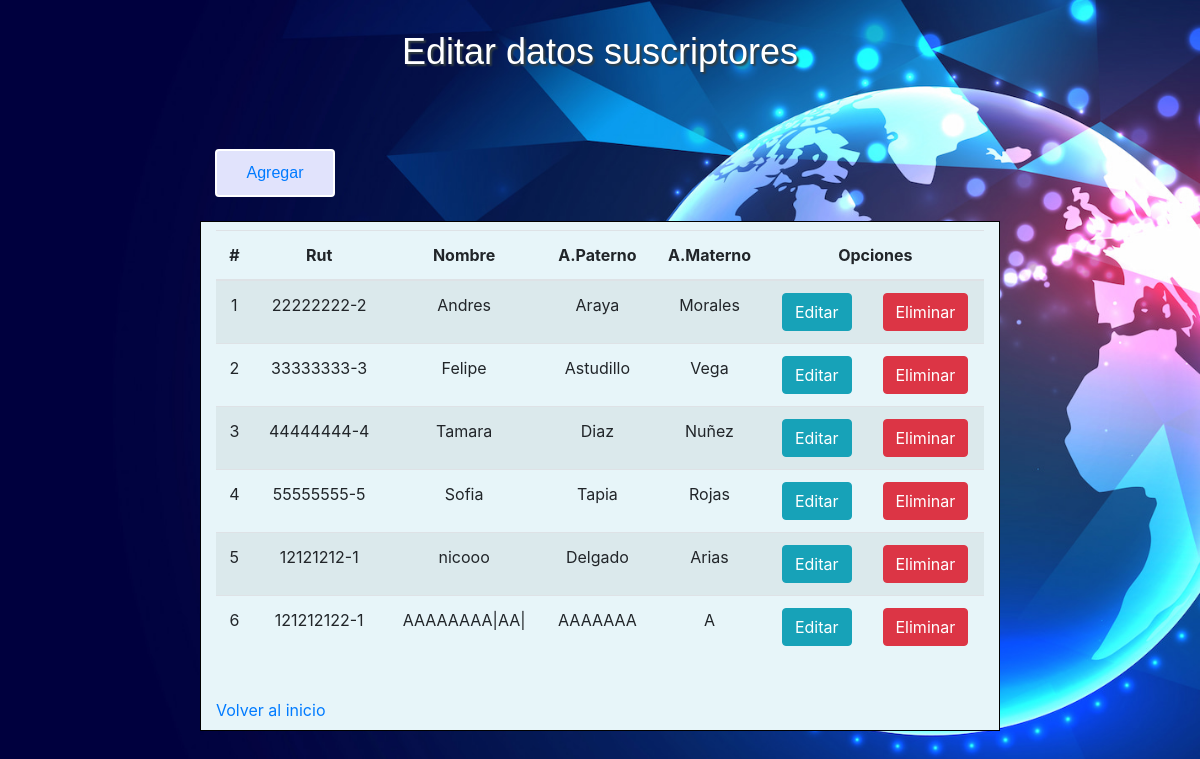
Before: /suscripciones/crud (signed in) with the older database file.
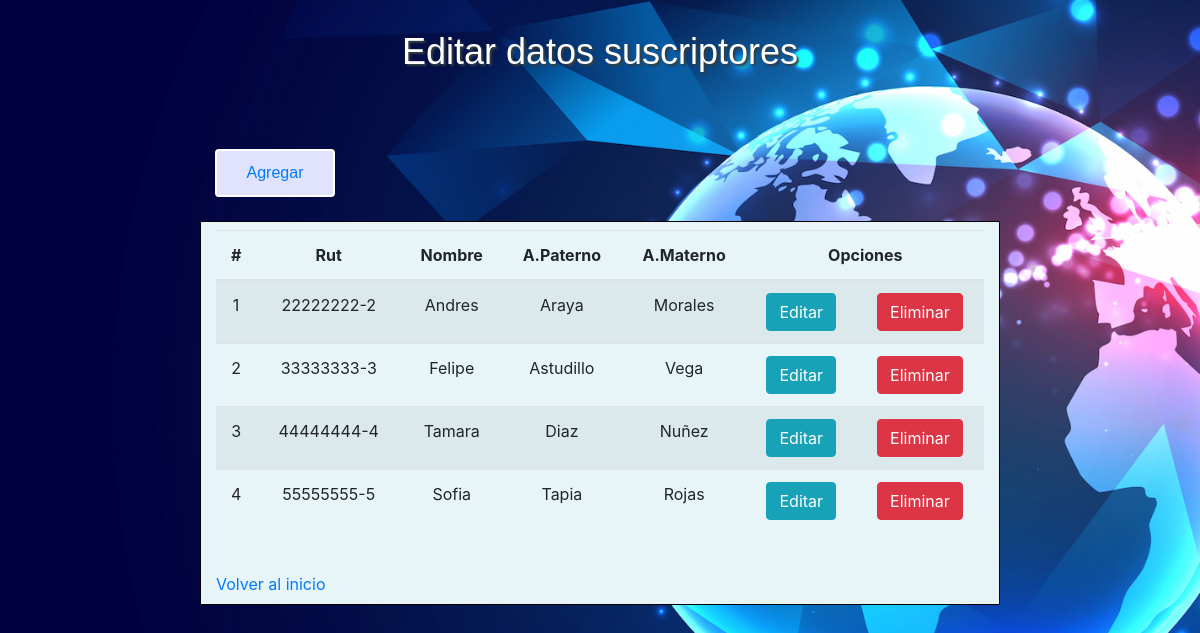
After: the same page with the newer database file.
### suscripciones/models.py (models this page shows, shortened)
class Suscriptor(models.Model):
    rut = models.CharField(primary_key=True, max_length=10)
    nombre = models.CharField(max_length=20)
    apellido_paterno = models.CharField(max_length=20)
    apellido_materno = models.CharField(max_length=20)
    fecha_nacimiento = models.DateField(blank=False, null=False)
    id_genero = models.ForeignKey('Genero',on_delete=models.CASCADE, db_column='idGenero')
    telefono = models.CharField(max_length=45)
    email = models.EmailField(unique=True, max_length=100, blank=True, null=True)
    direccion = models.CharField(max_length=50, blank=True, null=True)
    activo = models.IntegerField()

### suscripciones/views.py (the view)
# urls.py: path('crud', views.crud, name='crud'),
@login_required
def crud(request):
    suscripciones= Suscriptor.objects.all()
    context = {'suscripciones': suscripciones}
    return render(request, 'suscripciones/suscripcion_list.html', context)

### suscripciones/templates/suscripciones/suscripcion_list.html (shortened to what this page needs)
{% load static %}
<!DOCTYPE html>
<html lang="en">
<head>
    <link rel="stylesheet" href="https://cdn.jsdelivr.net/npm/bootstrap@4.5.3/dist/css/bootstrap.min.css"
>
    <link rel="stylesheet" href="../../static/css/suscripcion_list.css">
</head>
<body>
        <div class="header">
            <h2>Editar datos suscriptores</h2>
        </div>
        <br>
        <br>
        <button type="button">
            <a href="{% url 'suscripcionesAdd' %}"> Agregar </a>
        </button>
        <br>
        <div class="col-sm-12 col-md-6 col-lg-8 col-xl-8" id="table-container">
            <div class="table-responsive py-2">
                <table class="table table-striped">
                    <thead>
                        <tr>
                            <th>#</th>
                            <th>Rut</th>
                            <th>Nombre</th>
                            <th>A.Paterno</th>
                            <th>A.Materno</th>
                            <th colspan="2">Opciones</th>
                        </tr>
                    </thead>
                    <tbody>
                        {% for x in suscripciones %}
                        <tr>
                            <td>{{forloop.counter}}</td>
                            <td>{{ x.rut }}</td>
                            <td>{{ x.nombre }}</td>
                            <td>{{ x.apellido_paterno }}</td>
                            <td>{{ x.apellido_materno }}</td>
                            <td><a href="{% url 'suscripciones_findEdit' pk=x.rut %}" class="btn btn-info">Editar</a></td>
                            <td><a href="{% url 'suscripciones_del' pk=x.rut %}" class="btn btn-danger btnEliminacion">Eliminar</a></td>
                        </tr>
                        {% endfor %}
                    </tbody>
                </table>
                 <br>
                <a href="/suscripciones/base">Volver al inicio</a>
            </div>
        </div>
</body>
</html>

Changed rows visible on the page:
removed Suscriptor: rut "12121212-1", nombre "nicooo", apellido_paterno "Delgado", apellido_materno "Arias"
removed Suscriptor: rut "121212122-1", nombre "AAAAAAAA|AA|", apellido_paterno "AAAAAAA", apellido_materno "A"
